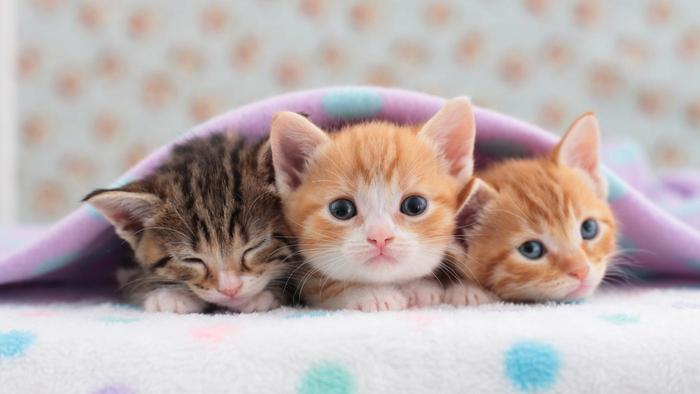
%> input picture BLG202E/Homeworks/Homework2/Images/cute.jpg, 700 x 394 px
$ octave --eval "h02q04;"   (GNU Octave 9; MATLAB toolbox functions it lacks are replaced by stand-ins)
%> lines starting %> are read from the running program, lines starting %| are printed output that depends on the picture
function h02q04()
    X = imread('cute.jpg');
%> X is the input picture: size 394x700x3 uint8; mean R, G, B 186.8, 173.4, 171.4
    G = rgb2gray(X);
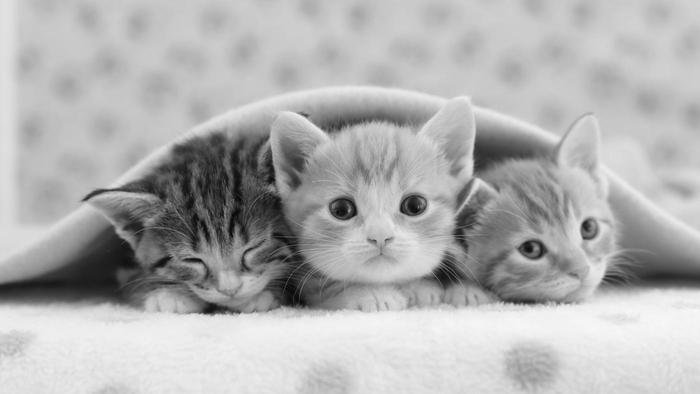
%> G: size 394x700 uint8; min 2, max 250, mean 177.2
    D = im2double(G);

    [U,S,V] = svd(D);

    for r = 10 : 5 : 30
       reduced = U(:,1:r)*S(1:r,1:r)*V(:,1:r)';
       figure, imshow(reduced);
    end
%> this loop made 5 passes
%> pass 1, in h02q04, `imshow(reduced)`:
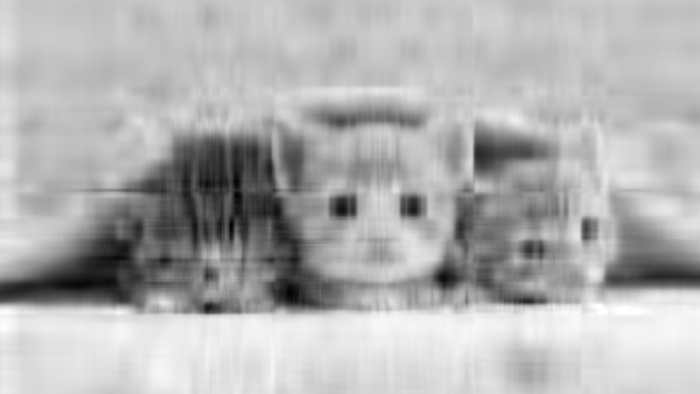
%> displayed picture: size 394x700, on the screen's scale of 0 to 255; min 3, max 255, mean 177.2
%> pass 2, in h02q04, `imshow(reduced)`:
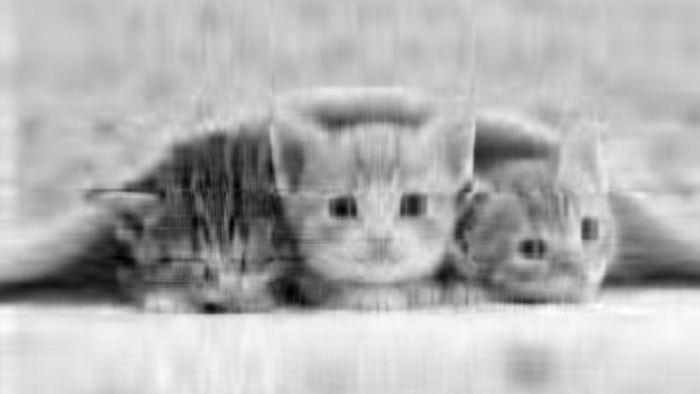
%> displayed picture: size 394x700, on the screen's scale of 0 to 255; min 0, max 255, mean 177.2
end

$ run again, with BLG202E/Homeworks/Homework2/Images/10.png saved as BLG202E/Homeworks/Homework2/Images/cute.jpg
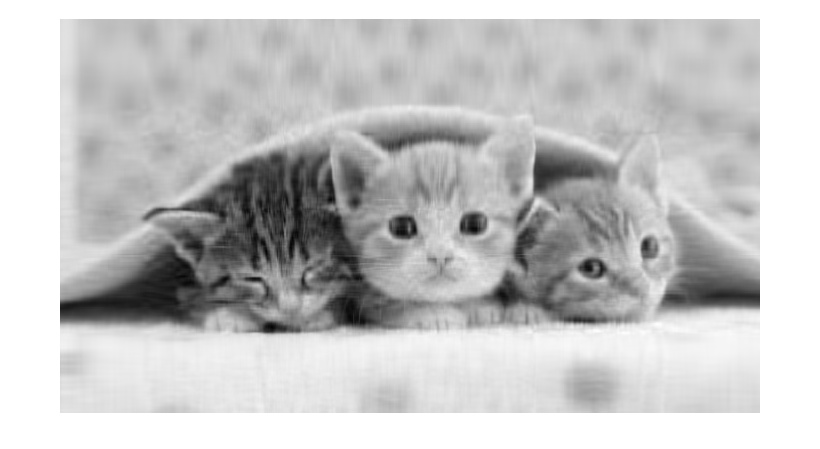
%> input picture BLG202E/Homeworks/Homework2/Images/10.png, 820 x 449 px
%> in h02q04, X is the input picture: size 449x820x3 uint8; min 3, max 255, mean 196.9
%> the loop in h02q04, `for r = 10 : 5 : 30` made 5 passes
%> pass 1, in h02q04, `imshow(reduced)`:
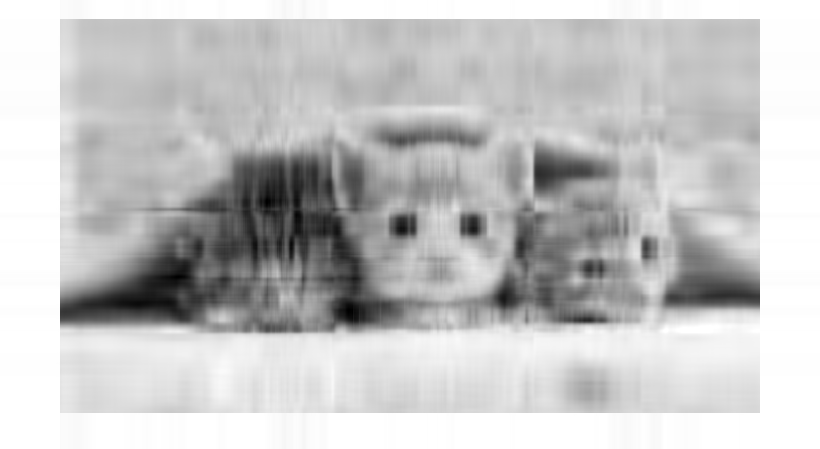
%> displayed picture: size 449x820, on the screen's scale of 0 to 255; min 0, max 255, mean 196.7
